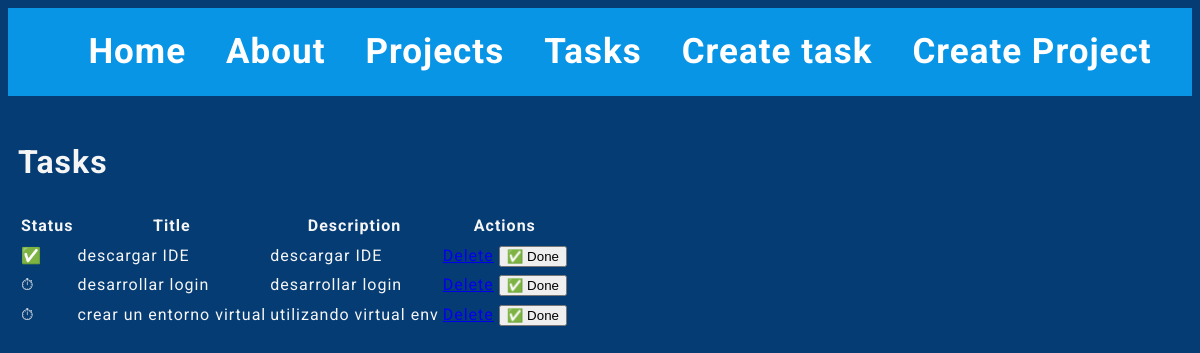
Page /tasks/ on the earlier database version.
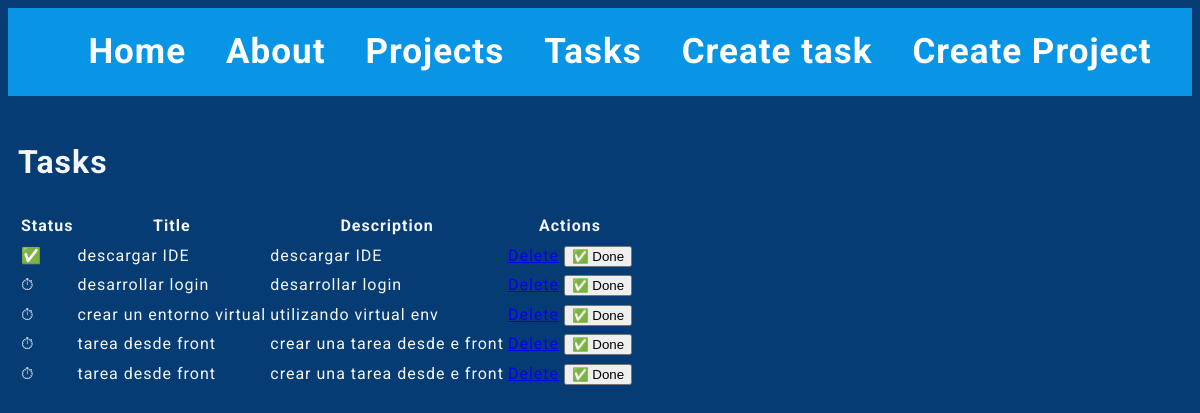
Same page on the later database version.
### myapp/models.py (models this page shows, shortened)
class Task(models.Model):
    title = models.CharField(max_length=200)
    description = models.TextField()
    project = models.ForeignKey(Project, on_delete=models.CASCADE)
    done = models.BooleanField(default=False)

### myapp/views.py (the view)
# urls.py: path('tasks/', views.tasks, name="tasks"),
def tasks(request):
    tasks = Task.objects.all()
    return render(request, 'tasks/tasks.html', {
        'tasks': tasks
    })

### myapp/templates/tasks/tasks.html
{% extends 'layouts/base.html' %}
{% block content %}
<h1>Tasks</h1>
<table class="table">
    <thead>
        <tr>
            <th>Status</th>
            <th>Title</th>
            <th>Description</th>
            <th>Actions</th>
        </tr>
    </thead>
    <tbody>
        {% for task in tasks %}
        <tr>
            <td>{% if task.done %} ✅ {% else %} ⏱ {% endif %}</td>
            <td>{{ task.title }}</td>
            <td>{{ task.description }}</td>
            <td>
                <a href="{% url 'delete_task' task.id %}" onclick="return confirm('¿Estás seguro de eliminar esta tarea?');">Delete</a>
                <button>✅ Done</button>
            </td>
        </tr>
        {% endfor %}
    </tbody>
</table>
{% endblock %}

Differences in the rows shown:
added Task: title "tarea desde front", description "crear una tarea desde e front"
added Task: title "tarea desde front", description "crear una tarea desde e front"
